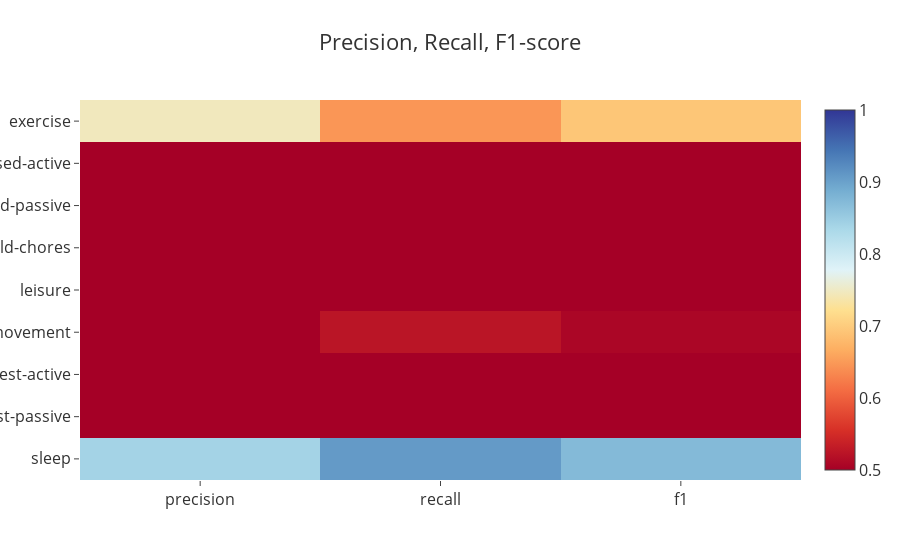
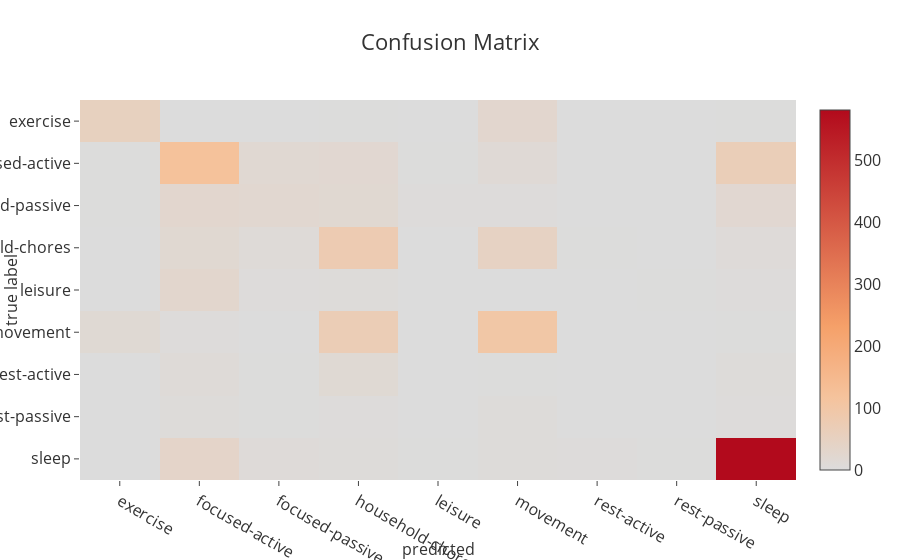
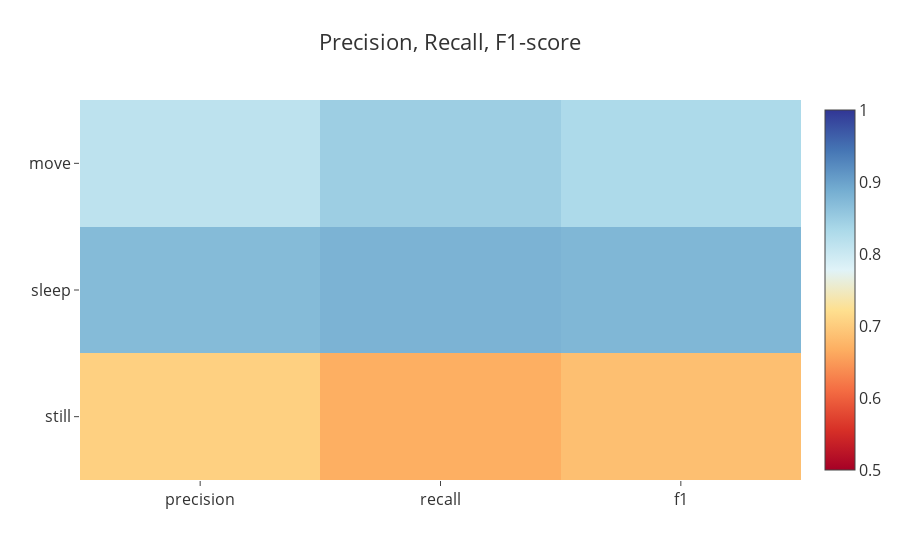
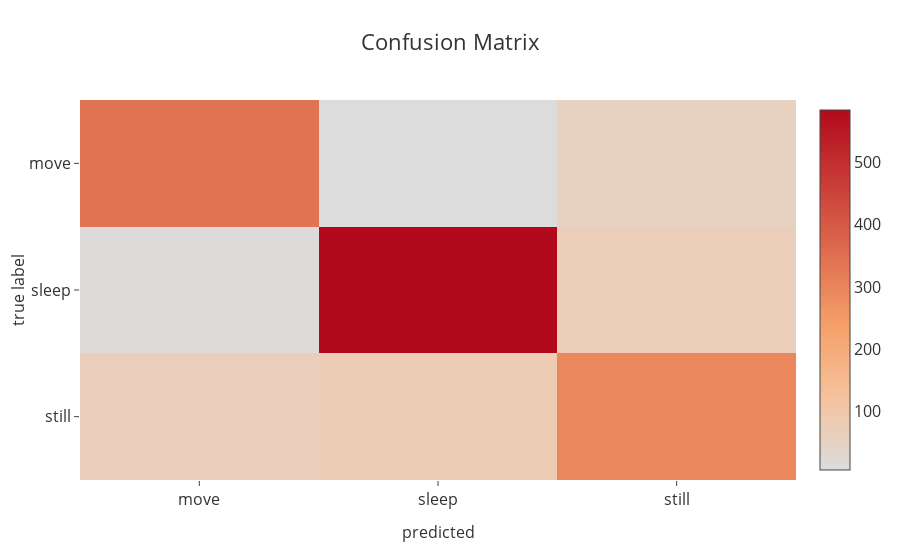

Here is the notebook cell these charts were saved with, in order:
### Markdown cell above
## Intrauser classification for user 0

### Code cell
dfu = dfr[dfr['user']==0]
for label in ['activity', 'gr_main3', 'gr_main4', 'gr_stress1', 'posture']:
    cmc.plot_matrices(dfu, clf, features, label)

### Figure 1 — Plotly figure (JSON) as saved in the notebook; plotly's stock layout.template omitted (floating-point values rounded to 4 significant figures)
{"data": [{"colorscale": [[0, "rgb(165,0,38)"], [0.1111, "rgb(215,48,39)"], [0.2222, "rgb(244,109,67)"], [0.3333, "rgb(253,174,97)"], [0.4444, "rgb(254,224,144)"], [0.5556, "rgb(224,243,248)"], [0.6667, "rgb(171,217,233)"], [0.7778, "rgb(116,173,209)"], [0.8889, "rgb(69,117,180)"], [1, "rgb(49,54,149)"]], "type": "heatmap", "x": ["precision", "recall", "f1"], "y": ["exercise", "focused-active", "focused-passive", "household-chores", "leisure", "movement", "rest-active", "rest-passive", "sleep"], "z": [[0.7465, 0.6463, 0.6928], [0.4899, 0.5, 0.4949], [0.3548, 0.2245, 0.275], [0.3529, 0.4756, 0.4052], [0, 0, 0], [0.4901, 0.5238, 0.5064], [0, 0, 0], [0, 0, 0], [0.8408, 0.9078, 0.873]], "zmax": 1, "zmin": 0.5}], "layout": {"font": {"color": "#333333", "size": 16}, "title": "Precision, Recall, F1-score", "yaxis": {"autorange": "reversed"}}}

### Figure 2 — Plotly figure (JSON) as saved in the notebook; plotly's stock layout.template omitted (floating-point values rounded to 4 significant figures)
{"data": [{"colorscale": "Reds", "type": "heatmap", "x": ["exercise", "focused-active", "focused-passive", "household-chores", "leisure", "movement", "rest-active", "rest-passive", "sleep"], "y": ["exercise", "focused-active", "focused-passive", "household-chores", "leisure", "movement", "rest-active", "rest-passive", "sleep"], "z": [[53, 0, 0, 1, 0, 26, 0, 0, 2], [1, 121, 18, 21, 2, 12, 0, 0, 67], [1, 26, 22, 20, 4, 4, 0, 0, 21], [0, 20, 10, 78, 0, 47, 1, 0, 8], [0, 27, 3, 6, 0, 0, 0, 1, 3], [16, 3, 0, 70, 0, 99, 0, 0, 1], [0, 9, 1, 16, 0, 2, 0, 0, 5], [0, 6, 1, 3, 0, 6, 0, 0, 3], [0, 35, 7, 6, 1, 6, 3, 1, 581]]}], "layout": {"font": {"color": "#333333", "size": 16}, "title": "Confusion Matrix", "xaxis": {"title": "predicted", "titlefont": {"color": "#333333", "size": 16}}, "yaxis": {"autorange": "reversed", "title": "true label", "titlefont": {"color": "#333333", "size": 16}}}}

### Figure 3 — Plotly figure (JSON) as saved in the notebook; plotly's stock layout.template omitted (floating-point values rounded to 4 significant figures)
{"data": [{"colorscale": [[0, "rgb(165,0,38)"], [0.1111, "rgb(215,48,39)"], [0.2222, "rgb(244,109,67)"], [0.3333, "rgb(253,174,97)"], [0.4444, "rgb(254,224,144)"], [0.5556, "rgb(224,243,248)"], [0.6667, "rgb(171,217,233)"], [0.7778, "rgb(116,173,209)"], [0.8889, "rgb(69,117,180)"], [1, "rgb(49,54,149)"]], "type": "heatmap", "x": ["precision", "recall", "f1"], "y": ["move", "sleep", "still"], "z": [[0.8149, 0.8475, 0.8309], [0.8718, 0.881, 0.8764], [0.7048, 0.6682, 0.686]], "zmax": 1, "zmin": 0.5}], "layout": {"font": {"color": "#333333", "size": 16}, "title": "Precision, Recall, F1-score", "yaxis": {"autorange": "reversed"}}}

### Figure 4 — Plotly figure (JSON) as saved in the notebook; plotly's stock layout.template omitted (floating-point values rounded to 4 significant figures)
{"data": [{"colorscale": "Reds", "type": "heatmap", "x": ["move", "sleep", "still"], "y": ["move", "sleep", "still"], "z": [[339, 5, 56], [11, 585, 68], [66, 81, 296]]}], "layout": {"font": {"color": "#333333", "size": 16}, "title": "Confusion Matrix", "xaxis": {"title": "predicted", "titlefont": {"color": "#333333", "size": 16}}, "yaxis": {"autorange": "reversed", "title": "true label", "titlefont": {"color": "#333333", "size": 16}}}}
